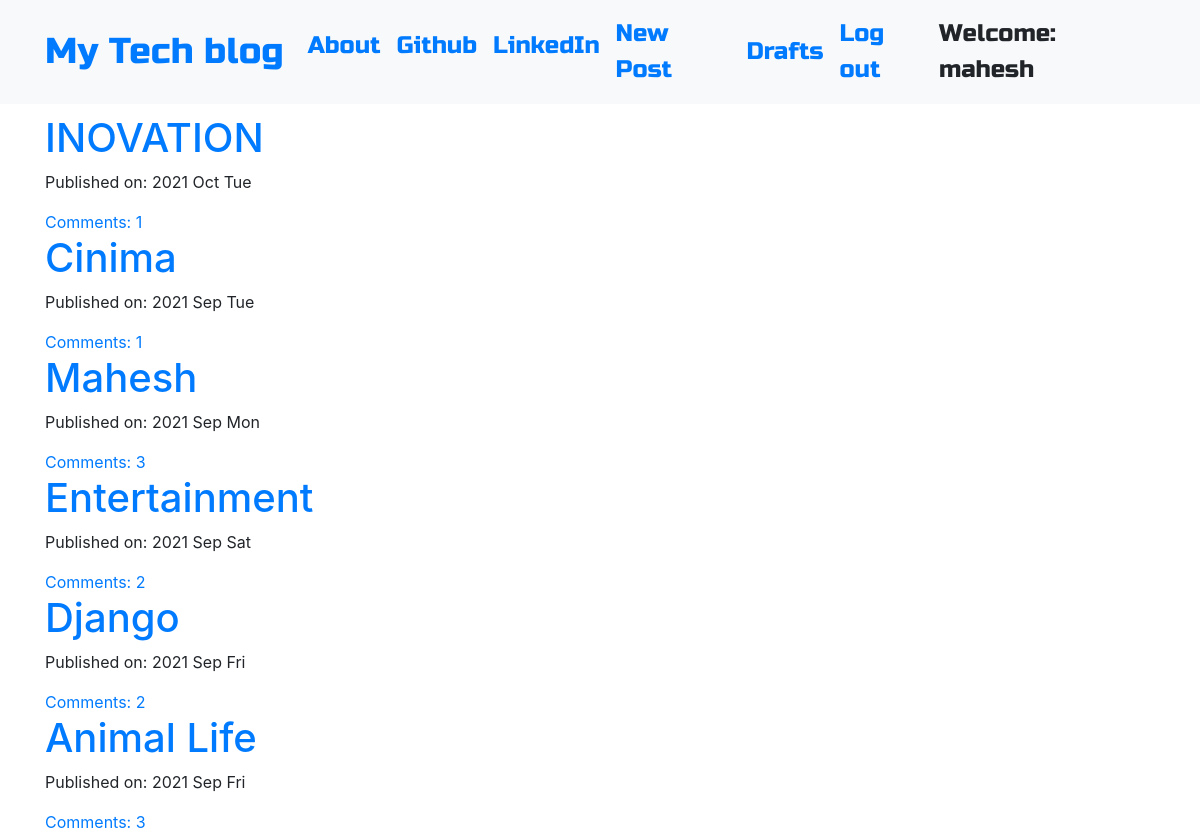
The app's page / (signed in) with its own data.
### cloneapp/models.py (models this page shows, shortened)
class Post(models.Model):
    author = models.ForeignKey('auth.User',on_delete=models.CASCADE)
    title = models.CharField(max_length=200)
    text = models.TextField()
    created_date = models.DateTimeField(default=timezone.now)
    published_date = models.DateTimeField(blank=True, null=True)
    def approve_comments(self):
        return self.comments.filter(approved_comment=True)

### cloneapp/views.py (the view)
# urls.py: path('', views.PostListView.as_view(), name='post_list'),
class PostListView(ListView):
    model = Post
    def get_queryset(self):
        return Post.objects.filter(published_date__lte=timezone.now()).order_by('-published_date')

### cloneapp/templates/cloneapp/post_list.html
{% extends 'cloneapp/base.html' %}
{%load static %}
{% load bootstrap4 %}
{% block content %}
<div class="centerstage">
    {% for post in post_list %}
       <div class="post">
            <h1><a href="{% url 'post_detail' pk=post.pk %}">{{ post.title }}</a></h1>
            <div class="date">
                <p>Published on: {{ post.published_date|date:"Y M D"}}</p>
            </div>
            <a href="{% url 'post_detail' pk=post.pk %}">Comments: {{ post.approve_comments.count }}</a>
        </div>
{% endfor %}
</div>
 </div>
{% endblock %}

### cloneapp/templates/cloneapp/base.html (shortened to what this page needs)
<!DOCTYPE html>
{% load static %}
<html>
  <head>
    <link rel="stylesheet" href="https://stackpath.bootstrapcdn.com/bootstrap/4.1.3/css/bootstrap.min.css"
>
    <link href="https://maxcdn.bootstrapcdn.com/font-awesome/4.7.0/css/font-awesome.min.css" rel="stylesheet">
    <link rel="stylesheet" href="//cdn.jsdelivr.net/medium-editor/latest/css/medium-editor.min.css" type="text/css" media="screen" charset="utf-8">
    <link rel="stylesheet" href="{% static 'css/clone.css' %}">
  </head>
  <body class='loader'>
    <nav class="navbar navbar-expand-lg bg-light techfont">
      <div class="container">
        <div class="navbar-nav align-items-left">
          <a class="navbar-brand bigbrand" href="{% url 'post_list' %}">My Tech blog</a>
          <a class="nav-item nav-link" href="{% url 'about' %}">About</a>
          <a class="nav-item nav-link" href="https://www.github.com">Github</a>
          <a class="nav-item nav-link" href="https://www.linkedin.com">LinkedIn</a>
        </div>
        <div class="navbar-nav align-items-center ml-auto">
          {% if user.is_authenticated %}
            <a class="nav-item nav-link" href="{% url 'post_new' %}">New Post</a>
            <a class="nav-item nav-link" href="{% url 'post_draft_list' %}">Drafts</a>
            <a class="nav-item nav-link" href="{% url 'logout' %}">Log out</a>
            <a >Welcome: {{ user.username }}</a>
          {% else %}
            <a class="nav-item nav-link" href="{% url 'login' %}" aria-label="Login">
              <span class="fa fa-user" aria-hidden="true"></span></a>
          {% endif %}
        </div>
      </div>
    </nav>
          <div class="content container">
              <div class="row">
                  <div class="col-md-8">
                    <div class="blog_posts">
                      {% block content %}
                      {% endblock %}
                    </div>
                  </div>
              </div>
  </body>
</html>

### cloneapp/static/css/clone.css (style rules this page uses)
.techfont { font-family: 'Russo One', sans-serif; font-size: 1.5em; margin-bottom: 10px; }
.bigbrand { font-size: 1.5em; }
.loader { filter:hue-rotate(0deg); color: linear-gradient(45deg,#0f8,#08f); animation:hue 5000ms infinite linear; }

### records on screen
Post: title "INOVATION", published_date "2021 Oct Tue", approve_comments.count "1"
Post: title "Cinima", published_date "2021 Sep Tue", approve_comments.count "1"
Post: title "Mahesh", published_date "2021 Sep Mon", approve_comments.count "3"
Post: title "Entertainment", published_date "2021 Sep Sat", approve_comments.count "2"
Post: title "Django", published_date "2021 Sep Fri", approve_comments.count "2"
Post: title "Animal Life", published_date "2021 Sep Fri", approve_comments.count "3"

### other values on screen
{{ user.username }} "mahesh"
